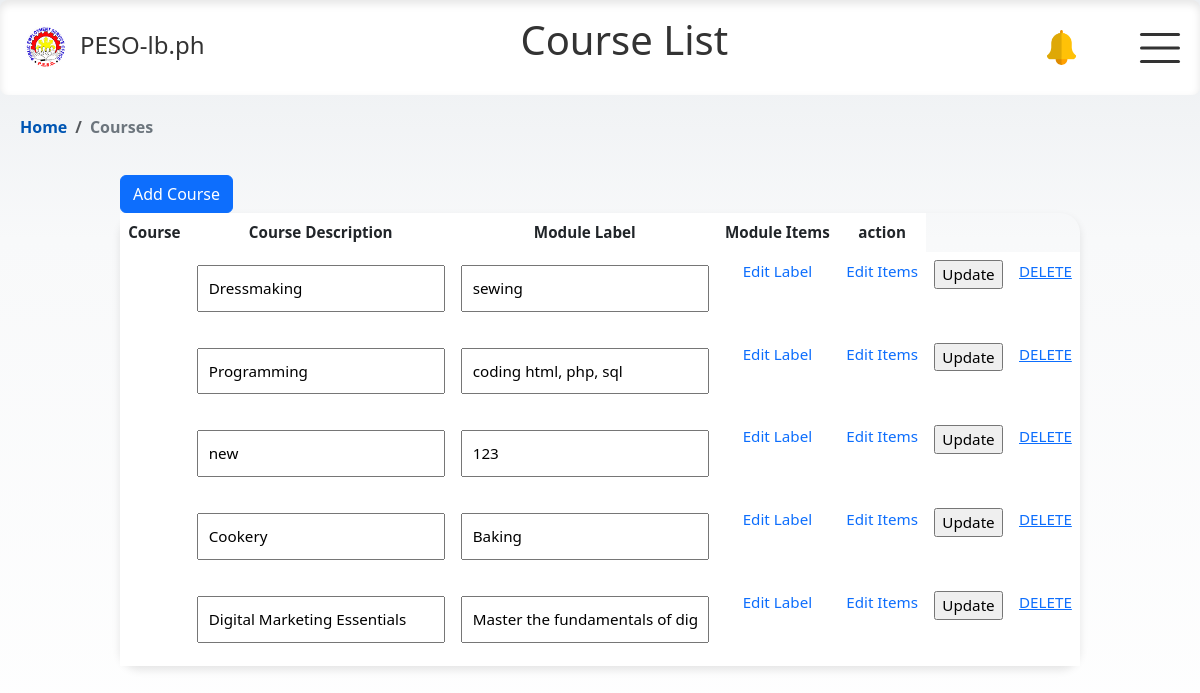
Page /html/adminpage/course_list.php on the earlier database version.
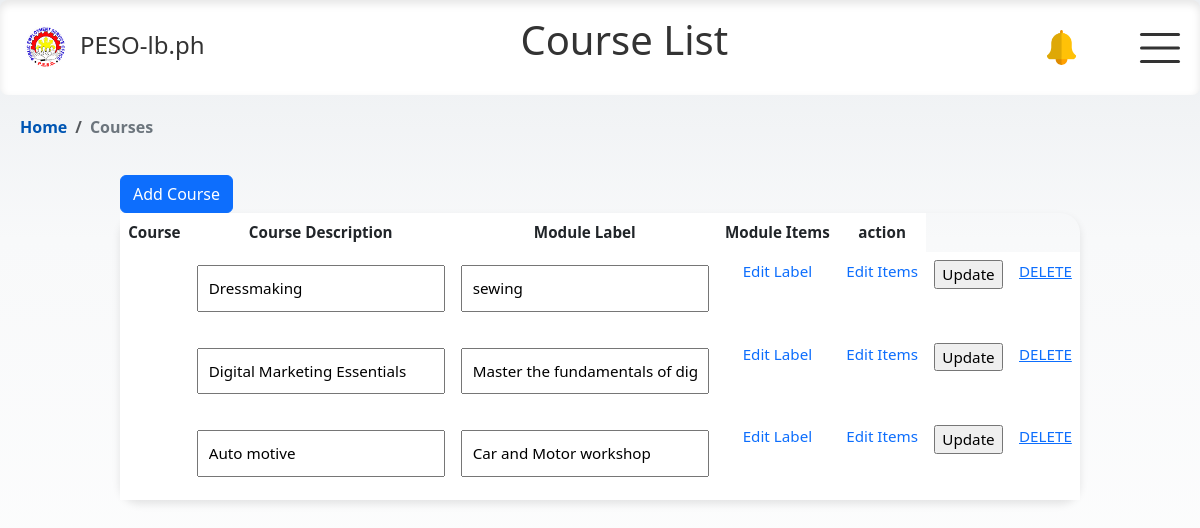
Same page on the later database version.
### tables this page shows
CREATE TABLE `courses` (
  `id` int(11) NOT NULL,
  `course_name` varchar(255) NOT NULL,
  `description` text DEFAULT NULL,
  `module_count` int(11) NOT NULL
);

### html/adminpage/course_list.php (the view, shortened to what this page needs)
<?php
include 'conn_db.php';
$sql = "SELECT * FROM courses";
$result = $conn->query($sql);
?>
<!DOCTYPE html>
<html>
<head>
    <link rel="stylesheet" href="https://cdn.jsdelivr.net/npm/bootstrap@5.3.0/dist/css/bootstrap.min.css">
    <link href="https://cdnjs.cloudflare.com/ajax/libs/bootstrap-icons/1.10.0/font/bootstrap-icons.min.css" rel="stylesheet">
    <link rel="stylesheet" href="../../css/modal-form.css">
    <link rel="stylesheet" href="../../css/admin_course.css">
    <link rel="stylesheet" href="../../css/nav_float.css">
</head>
<body>
<nav>
    <div class="logo">
        <img src="../../img/logo_peso.png" alt="Logo">
        <a href="#"> PESO-lb.ph</a>
    </div>
    <header>
      <h1 class="ofw-h1">Course List</h1>
    </header>
    <div class="profile-icons">
        <div class="notif-icon" data-bs-toggle="popover" data-bs-content="#" data-bs-placement="bottom">
            <img id="#" src="../../img/notif.png" alt="Profile Picture" class="rounded-circle">
        </div>
        <div class="profile-icon" data-bs-toggle="popover" data-bs-placement="bottom">
    </div>
    </div>
    <div class="burger" id="burgerToggle">
        <span></span>
        <span></span>
        <span></span>
    </div>
</nav>
<nav class="bcrumb-container" aria-label="breadcrumb">
  <ol class="breadcrumb">
    <li class="breadcrumb-item"><a href="admin_home.php" >Home</a></li>
    <li class="breadcrumb-item active" aria-current="page">Courses</li>
  </ol>
</nav>
<div class="table-container">
    <button class="btn btn-primary" id="openCourseBtn">Add Course</button>
    <table class="table table-borderless table-hover">
        <thead>
            <th>Course</th>
            <th>Course Description</th>
            <th>Module Label</th>
            <th>Module Items</th>
            <th>action</th>
        </thead>
        <?php
        if ($result->num_rows > 0) {
            while($row = $result->fetch_assoc()) {
                echo "<tr>
                        <form method='POST' action='update_course.php'>
                        <td><input type='hidden' name='course_id' value='".$row["id"]."'></td>
                        <td><input type='text' name='course_name' value='".$row["course_name"]."'></td>
                        <td><input type='text' name='course_desc' value='".$row["description"]."'></td>
                        <td><a href='#' id='moduleBtn'  class='openModuleBtn docu'
                                    data-module-id='" . htmlspecialchars($row["id"]) . "'>Edit Label</a></td>
                        <td><a class='docu' href='module_list.php?course_id=" . $row["id"] . "'>Edit Items</a></td>
                        <td><input type='submit' value='Update'></td>
                        <td><a href='delete_survey.php?course_id=".$row["id"]."'>DELETE</a></td>
                        </form>
                    </tr>";
            }
        } else {
            echo "<tr><td colspan='4'>No employers found</td></tr>";
        }
        ?>
    </table>
    </div>
</body>
</html>

### css/modal-form.css (style rules this page uses)
input[type="text"], input[type="email"] { width: 100%; padding: 10px; margin: 5px 0 15px 0; box-sizing: border-box; }

### css/admin_course.css (style rules this page uses)
.table-container { width: 80%; margin: 5vh auto; }
.table { border-radius: 20px; font-size: 0.95rem; box-shadow: 0px 4px 8px rgba(0, 0, 0, 0.1); }
.table td, .table th { padding: 0.5rem; text-align: center; }
.docu { text-decoration: none; }

### css/nav_float.css (style rules this page uses)
body { margin: 0; opacity: 1; font-family: system-ui; background: linear-gradient(to bottom, #EBEEF1 0%, #f8f9fa 30%, #ffffff 100%); background-repeat: no-repeat; background-attachment: fixed; min-height: 100vh; }
.h1, .ofw-h1 { width: 100%; text-align: center; color: #333; margin-top:-1vh; }
.profile-icons,.profile-icon-employer, .profile-index { display: flex; align-items: left; margin-right: 3vw; }
.profile-icon, .profile-icon-employer, .profile-index, .notif-icon { width: 35px; height: 35px; border-radius:50%; overflow: hidden; position: relative; margin-right: 15px; }
.notif-icon img,.profile-icon img, .profile-icon-employer img { width: 100%; height: auto; }
td { width: -120vw; height: auto; }
nav { position: sticky; top: 0; background-color: #fff; color: #333; display: flex; justify-content: space-between; align-items: center; padding: 20px 20px; margin: auto; max-width: 100vw; box-shadow: inset 0px 4px 8px rgba(0, 0, 0, 0.1); border-radius: 8px; z-index: 1000; }
.logo { display: flex; align-items: center; margin-bottom: 5px; }
.logo a { color: #333; text-decoration: none; font-size: 24px; font-weight:400; margin-left:10px; }
.logo img { width: 50px; height: 50px; }
.burger { cursor: pointer; margin-left: 5vw; }
.burger { position: absolute; top: 50%; right: 20px; transform: translateY(-50%); width: 40px; height: 30px; background: transparent; cursor: pointer; }
.burger span { display: block; position: absolute; height: 3px; width: 100%; background: #333; border-radius: 5px; opacity: 1; left: 0; transform: rotate(0deg); transition: .25s ease-in-out; }
.burger span:nth-of-type(1) { top: 0px; transform-origin: left center; }
.burger span:nth-of-type(2) { top: 50%; transform: translateY(-50%); transform-origin: left center; }
.burger span:nth-of-type(3) { top: 100%; transform-origin: left center; transform: translateY(-100%); }
.bcrumb-container { position: relative; top: 0; background-color: transparent; color: #333; display: flex; justify-content:flex-start; align-items: left; padding: 20px 20px; margin: auto; margin-bottom: -5vh; max-width: auto; box-shadow: none; border-radius: 0; z-index: 1; }
.breadcrumb { background-color: transparent; list-style: none; }
.breadcrumb-item { color: #007bff; font-weight: bold; }
.breadcrumb-item.active { color: #6c757d; }
.breadcrumb-item a { text-decoration: none; color: #0056b3; }

Differences in the rows shown:
removed courses: course_name "Programming", course_desc "coding html, php, sql"
removed courses: course_name "new", course_desc "123"
removed courses: course_name "Cookery", course_desc "Baking"
added courses: course_name "Auto motive", course_desc "Car and Motor workshop"
